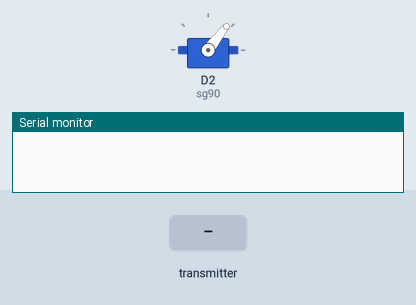
Bench run of a sketch on a simulated ESP8266 (NodeMCU). On the bench: servo, the last lines printed to the serial monitor. Inputs (shaded band) come from the test bench.

Above: at 1.2 s.
1.3 s: the transmitter starts sending x = 512
At 2.4 s:
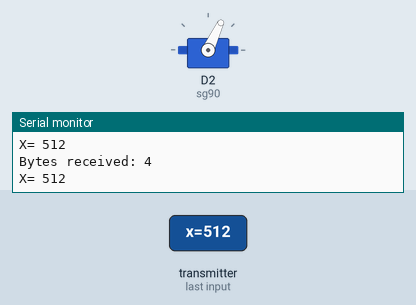
3.0 s: the transmitter starts sending x = 1023
At 3.6 s:
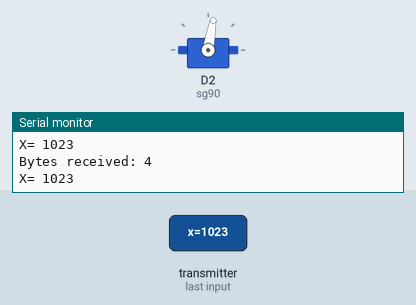
4.5 s: the transmitter starts sending x = 0
At 5.9 s:
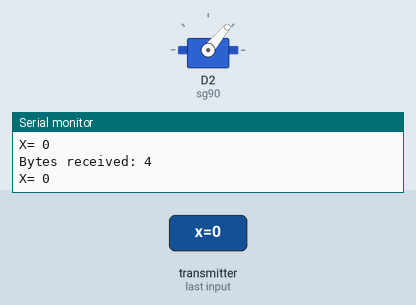
Timing chart, 0 to 7.5 s (numbered marks = the images above; inputs shaded):
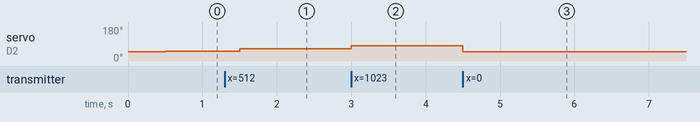

Measured:
- after the input at 1.3 s, servo on D2 (sg90): 52° → 65° after 0.20 s
- after the input at 3.0 s, servo on D2 (sg90): 65° → 80° at once
- after the input at 4.5 s, servo on D2 (sg90): 80° → 50° at once

The sketch:

ESPNOW-Reciver-Servo.ino
```cpp
#include <ESP8266WiFi.h>
#include <espnow.h>
#include <Servo.h>

Servo sg90;
//Servo sg90two;

typedef struct temp_struct {
  int x;
 // float y;
 // float z;
} temp_struct;

temp_struct myData;

void OnDataRecv(uint8_t * mac, uint8_t *incomingData, uint8_t len) {
  memcpy(&myData, incomingData, sizeof(myData));
  Serial.print("Bytes received: ");
  Serial.println(len);
  Serial.print("X= ");
  Serial.println(myData.x);
  //Serial.print("Y= ");
  //Serial.println(myData.y);
  //Serial.print("Z= ");
  //Serial.println(myData.z);
  Serial.println();
}

void setup() {
  Serial.begin(115200);

  sg90.attach (D2);
  //sg90two.attach (D3);

  WiFi.mode(WIFI_STA);

  if (esp_now_init() != 0) {
    Serial.println("Error initializing ESP-NOW");
    return;
  }

  esp_now_set_self_role(ESP_NOW_ROLE_SLAVE);
  esp_now_register_recv_cb(OnDataRecv);

}

void loop() {

  myData.x = map (myData.x, -1700, 1700, 0, 100) ;
 // myData.y = map (myData.y, -17000, 17000, 0, 180) ;

  sg90.write (myData.x);
//  sg90two.write (myData.y);

 delay (500);

}
```
